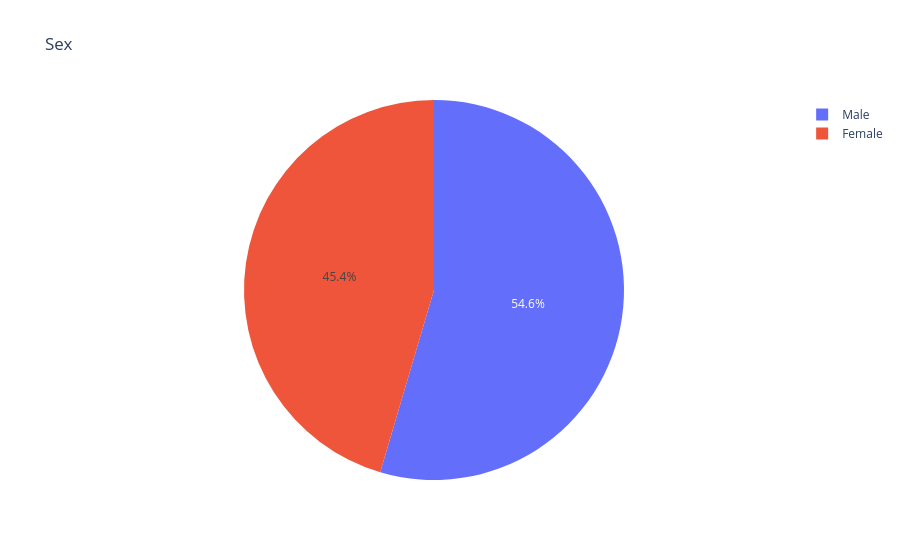

Notebook source saved alongside this figure:
### Code cell
fig = px.pie(df,names="Gender",title="Sex")
fig.show()

### Figure 1 — Plotly figure (JSON) as saved in the notebook; plotly's stock layout.template omitted (floating-point values rounded to 4 significant figures; data arrays with more than 128 entries replaced by an {"elided": "..."} marker saying what was removed)
{"data": [{"domain": {"x": [0, 1], "y": [0, 1]}, "hovertemplate": "Gender=%{label}<extra></extra>", "labels": {"elided": "10000 str values"}, "legendgroup": "", "name": "", "showlegend": true, "type": "pie"}], "layout": {"legend": {"tracegroupgap": 0}, "title": {"text": "Sex"}}}
